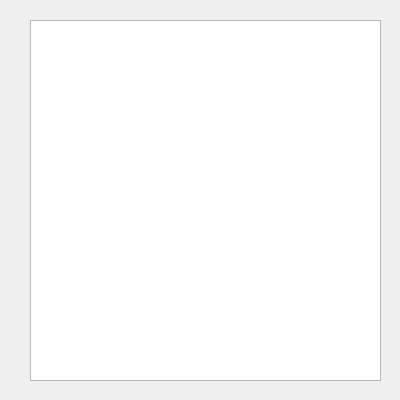
<?xml version="1.0" encoding="UTF-8"?>
<ui version="4.0">
 <class>Dialog</class>
 <widget class="QDialog" name="Dialog">
  <property name="geometry">
   <rect>
    <x>0</x>
    <y>0</y>
    <width>400</width>
    <height>400</height>
   </rect>
  </property>
  <property name="windowTitle">
   <string>Dialog</string>
  </property>
  <widget class="QGraphicsView" name="graphicsView">
   <property name="geometry">
    <rect>
     <x>30</x>
     <y>20</y>
     <width>351</width>
     <height>361</height>
    </rect>
   </property>
  </widget>
 </widget>
 <resources/>
 <connections/>
</ui>
